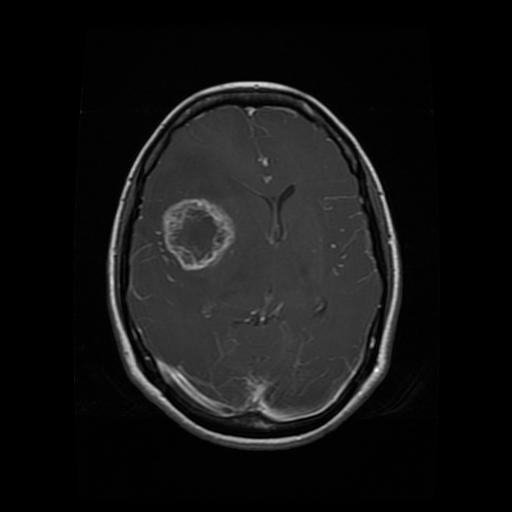
#> input picture .other_files/data_sample.jpg, 512 x 512 px
$ python thresholding.py
#> lines starting #> are read from the running program, lines starting #| are printed output that depends on the picture; after the words box and inside, x2 and y2 are one past the last pixel; in counts of white or black regions, pixels touching at a corner belong together
import cv2
import numpy as np
from matplotlib import pyplot as plt

# Path to your image
img = cv2.imread('data_sample.jpg')
#> img is the input picture: shape (512, 512, 3); min 0, max 255, mean 20.2

# Convert to grayscale
gray = cv2.cvtColor(img, cv2.COLOR_BGR2GRAY)

# Resize to a fixed size (optional)
gray = cv2.resize(gray, (224, 224))
#> gray: shape (224, 224)

# threshold_value = 100
# _, thresh = cv2.threshold(gray, threshold_value, 255, cv2.THRESH_BINARY)

# Apply Otsu thresholding
_, thresh = cv2.threshold(gray, 0, 255, cv2.THRESH_BINARY + cv2.THRESH_OTSU)
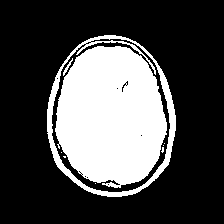
#> thresh: shape (224, 224); 29.1% white; 9 white regions (6 under 20 px), largest, box (x1, y1, x2, y2) and area: (55, 46, 167, 188) 12220, (47, 35, 176, 197) 2314, (63, 58, 73, 76) 41

# Normalize (0–1 range)
norm = thresh / 255.0

# Show results
plt.figure(figsize=(10,4))
plt.subplot(1,3,1)
plt.imshow(gray, cmap='gray')
plt.title('Grayscale')
plt.axis('off')

plt.subplot(1,3,1)
plt.imshow(gray, cmap='gray')
plt.title('Grayscale')
plt.axis('off')

plt.subplot(1,3,3)
plt.imshow(norm, cmap='gray')
plt.title('Thresholded')
plt.axis('off')

plt.show()
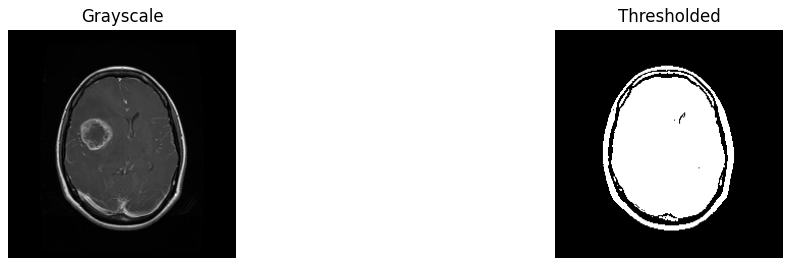
#> figure drawn by matplotlib, 2 panels
